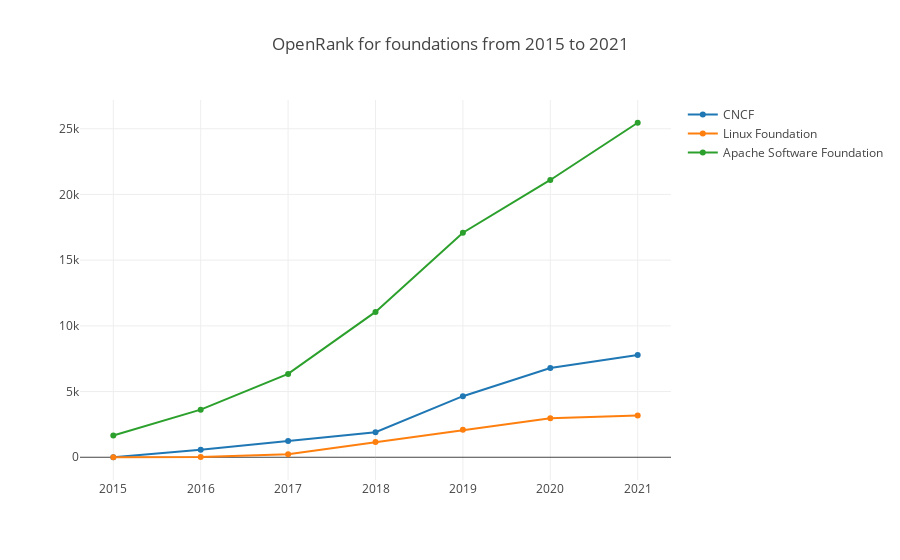

Source (notebook cell):
### Markdown cell above
- getRepoOpenrank

This function will return repo OpenRank with the config param.

Here is an example of all Chinese projects under foundation group by Foundation and by year from 2015 to 2021.

### Code cell
var startYear = 2015, startMonth = 1, endYear = 2021, endMonth = 12, x = [];
for (let y = startYear; y <= endYear; y++) x.push(`${y}`);
openDigger.index.openrank.getRepoOpenrank({labelIntersect: ['Foundation', ':regions/China'], startYear, startMonth, endYear, endMonth, groupBy: 'Foundation', groupTimeRange: 'year', limit:  -1 }).then(data => {
    openDigger.render.plotly(data.map(row => {
        return { x, y: row.openrank, mode: 'scatter', name: row.name };
    }), {title: `OpenRank for foundations from ${startYear} to ${endYear}`, xaxis: {type: 'category'}});
});

### Figure 1 — Plotly figure (JSON) as saved in the notebook; plotly's stock layout.template omitted (floating-point values rounded to 4 significant figures)
{"data": [{"mode": "scatter", "name": "CNCF", "x": ["2015", "2016", "2017", "2018", "2019", "2020", "2021"], "y": [0, 577.4, 1233.0, 1901.0, 4648.0, 6796.0, 7786.0]}, {"mode": "scatter", "name": "Linux Foundation", "x": ["2015", "2016", "2017", "2018", "2019", "2020", "2021"], "y": [0, 12.88, 228.2, 1160.0, 2093.0, 2973.0, 3178.0]}, {"mode": "scatter", "name": "Apache Software Foundation", "x": ["2015", "2016", "2017", "2018", "2019", "2020", "2021"], "y": [1653.0, 3624.0, 6342.0, 11060.0, 17090.0, 21100.0, 25460.0]}], "layout": {"autosize": true, "title": {"text": "OpenRank for foundations from 2015 to 2021"}, "xaxis": {"autorange": true, "range": [-0.3632, 6.363], "type": "category"}, "yaxis": {"autorange": true, "range": [-2101.0, 27560.0], "type": "linear"}}}
